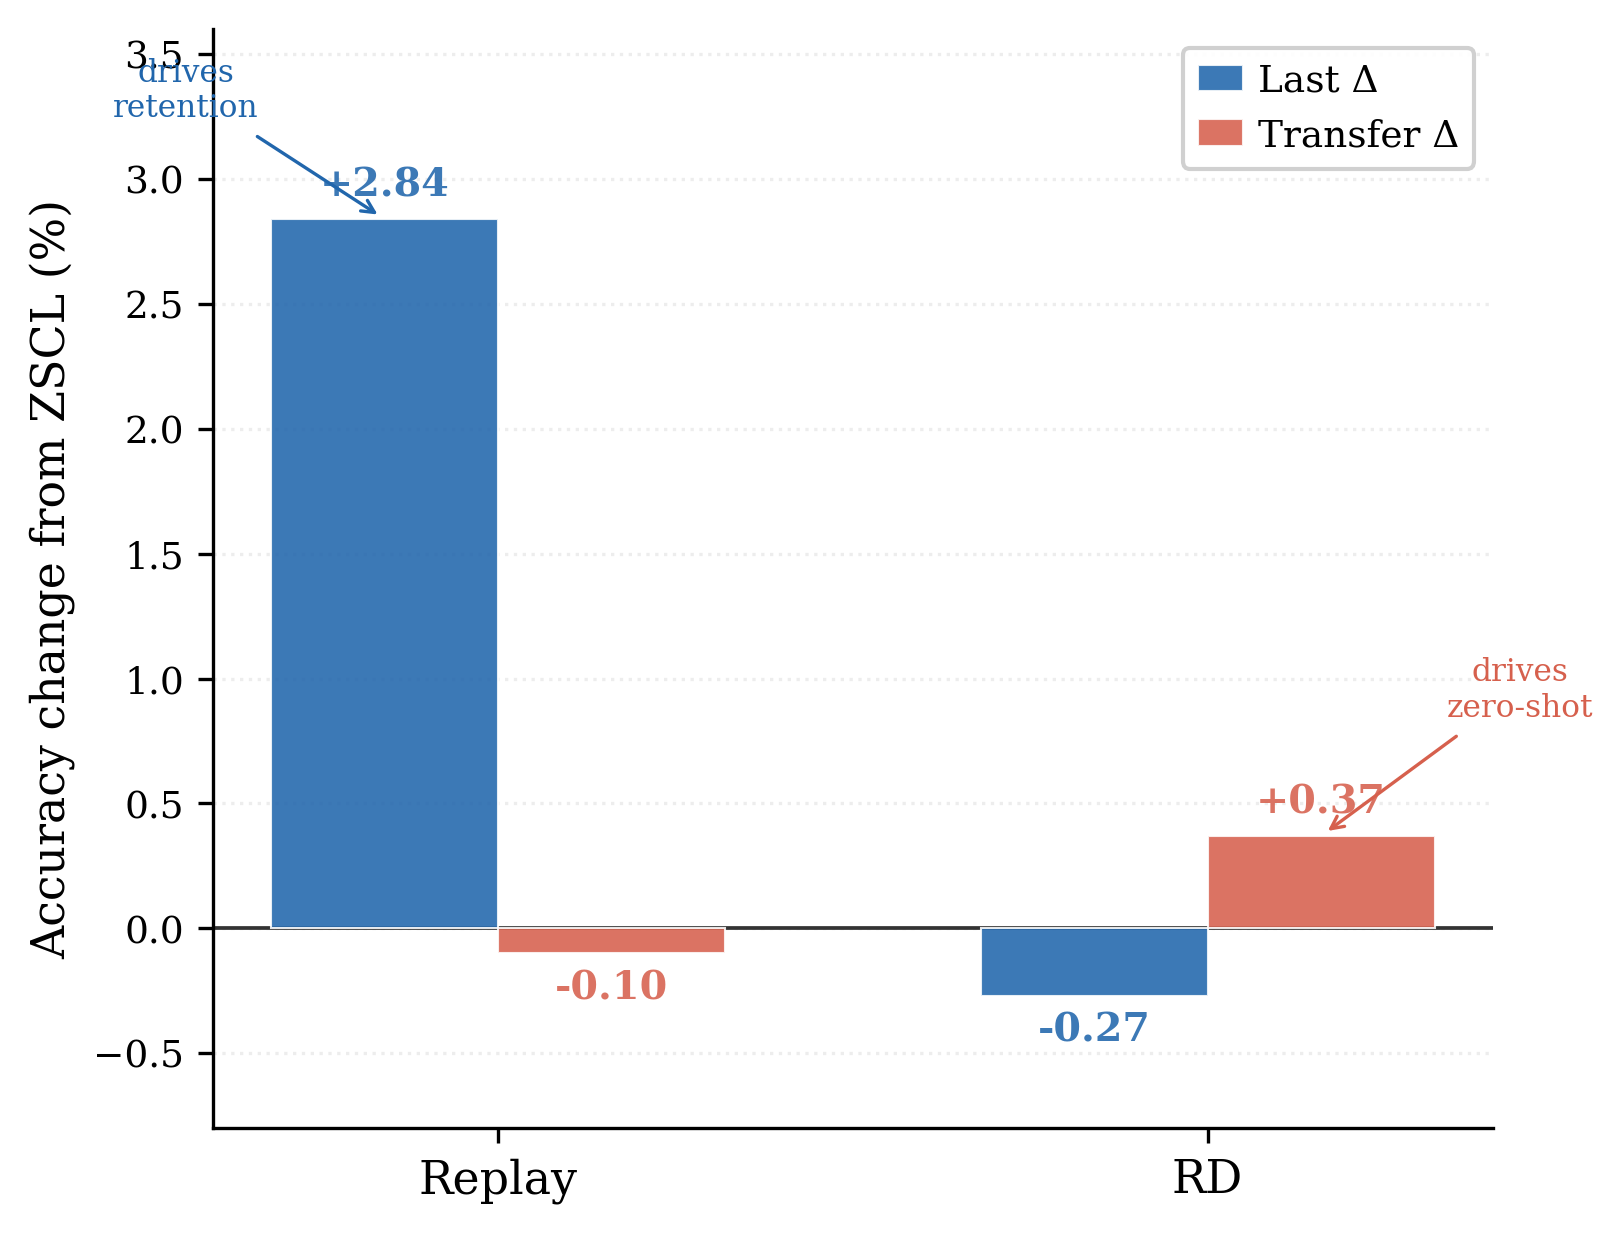

Write Python code to recreate this figure.
"""
Option B: Component delta bar chart.
Shows how much each component (Replay, RD) contributes to Last vs Transfer,
measured as delta from ZSCL baseline. Key insight: orthogonal mechanisms.
  Replay: Last +2.84, Transfer -0.10  (drives retention)
  RD:     Last -0.27, Transfer +0.37  (drives zero-shot)
"""
import matplotlib.pyplot as plt
import matplotlib.patches as mpatches
import numpy as np

plt.rcParams.update({
    'font.family': 'serif',
    'font.size': 10,
    'axes.labelsize': 11,
    'xtick.labelsize': 11,
    'ytick.labelsize': 9,
    'axes.spines.top': False,
    'axes.spines.right': False,
})

components  = ['Replay', 'RD']
last_deltas = [+2.84, -0.27]      # vs ZSCL; RD delta = Ours - (+prop replay)
xfer_deltas = [-0.10, +0.37]

BLUE   = '#2166AC'
ORANGE = '#D6604D'

x = np.arange(len(components))
w = 0.32

fig, ax = plt.subplots(figsize=(5.5, 4.2))

b1 = ax.bar(x - w/2, last_deltas, w, label='Last Δ',
            color=BLUE, alpha=0.88, edgecolor='white', linewidth=0.5, zorder=3)
b2 = ax.bar(x + w/2, xfer_deltas, w, label='Transfer Δ',
            color=ORANGE, alpha=0.88, edgecolor='white', linewidth=0.5, zorder=3)

# Value labels
for bar in list(b1) + list(b2):
    h = bar.get_height()
    va  = 'bottom' if h >= 0 else 'top'
    ypos = h + (0.06 if h >= 0 else -0.06)
    ax.text(bar.get_x() + bar.get_width() / 2, ypos,
            f'{h:+.2f}', ha='center', va=va, fontsize=9.5, fontweight='bold',
            color=bar.get_facecolor())

ax.axhline(0, color='#333333', linewidth=0.9)
ax.set_ylabel('Accuracy change from ZSCL (%)')
ax.set_xticks(x)
ax.set_xticklabels(components)
ax.set_ylim(-0.8, 3.6)
ax.grid(True, alpha=0.22, linestyle=':', axis='y', zorder=0)

ax.legend(fontsize=9, framealpha=0.92, loc='upper right',
          handlelength=1.2, handletextpad=0.4)

# Annotations explaining the story
ax.annotate('drives\nretention', xy=(0 - w/2, 2.84), xytext=(0 - w/2 - 0.28, 3.25),
            fontsize=7.5, color=BLUE, ha='center',
            arrowprops=dict(arrowstyle='->', color=BLUE, lw=0.8))
ax.annotate('drives\nzero-shot', xy=(1 + w/2, 0.37), xytext=(1 + w/2 + 0.28, 0.85),
            fontsize=7.5, color=ORANGE, ha='center',
            arrowprops=dict(arrowstyle='->', color=ORANGE, lw=0.8))

plt.tight_layout()
plt.savefig('figure_b.pdf', dpi=300, bbox_inches='tight')
plt.savefig('figure_b.png', dpi=300, bbox_inches='tight')
print("Saved figure_b.pdf / figure_b.png")
plt.show()
